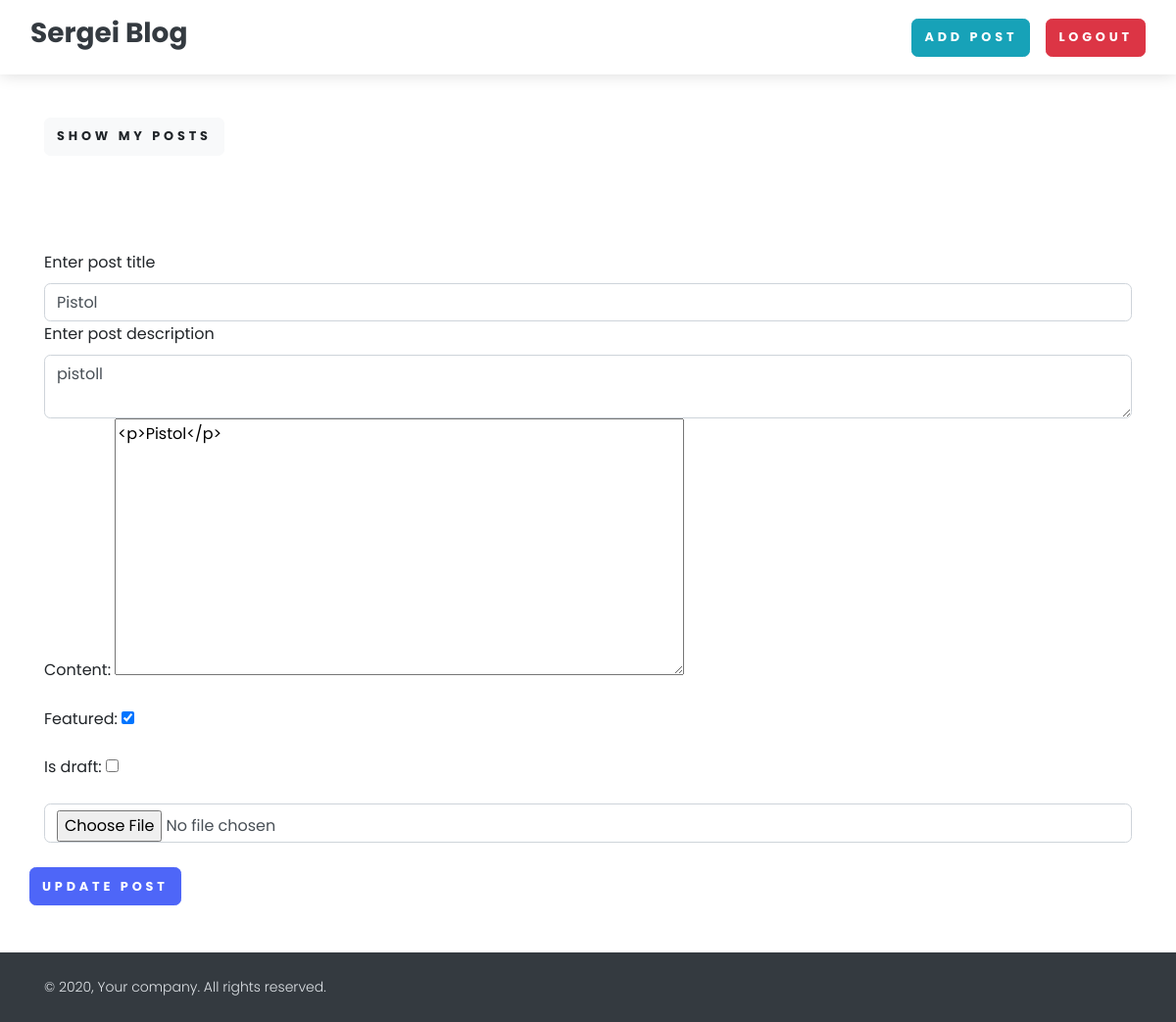
/post-update/pistol-4/ (signed in), run on the app's committed database.
### home/models.py (models this page shows, shortened)
class BlogModel(models.Model):
    user = models.ForeignKey(User, on_delete=models.CASCADE)
    title = models.CharField(max_length=255)
    description = models.CharField(max_length=500)
    content = FroalaField()
    slug = models.SlugField(max_length=255, blank=True, null=True)
    image = models.ImageField()
    featured = models.BooleanField(default=False)
    viewed = models.IntegerField(default=0)
    is_draft = models.BooleanField(default=True)
    created_at = models.DateTimeField(auto_now_add=True)
    updated_at = models.DateTimeField(auto_now=True)
    class Meta:
        ordering = ['-created_at']

### home/views.py (the view, shortened to what this page needs)
# urls.py: path('post-update/<slug:slug>/', views.PostUpdate.as_view(), name="post_update"),
class PostUpdate(LoginRequiredMixin, UpdateView):
    form_class = BlogForm
    template_name = 'home/update_post.html'
    queryset = BlogModel.objects.all()
    context_object_name = 'post'
    slug_field = 'slug'
    slug_url_kwarg = 'slug'

### home/forms.py
class BlogForm(forms.ModelForm):
    class Meta:
        model = BlogModel
        fields = ['content', 'featured', 'is_draft']

### home/templates/home/update_post.html (shortened to what this page needs)
{% extends 'home/base.html' %}
{% block start %}
<div class="container">
  <a
    class="btn btn-light mt-5"
    href="{% url 'user_posts' %}"
  >Show my posts</a>
  <form
    method="POST"
    class="mt-5 pt-5 pb-5"
    enctype="multipart/form-data"
  >
    <div class="row">
      <div class="col-md-12">
        <label for="title">Enter post title</label>
        <input
          type="text"
          class="form-control"
          placeholder="Enter title"
          value="{{ post.title }}"
          name="title"
        >
      </div>
      <div class="col-md-12">
        <label for="title">Enter post description</label>
        <textarea
          class="form-control"
          placeholder="Enter description"
          name="description"
        >{{ post.description }}</textarea>
      </div>
      <div class="col-md-12">
        {{ form.as_p}}
      </div>
      <div class="col-md-12">
        <input
          type="file"
          class="form-control"
          name="image"
          value="{{ post.image.url }}"
        >
        <br>
      </div>
      <button class="btn btn-primary">Update Post</button>
    </div>
  </form>
</div>
{% endblock %}

### data on the page
BlogModel: title "Pistol", description "pistoll", content "<p>Pistol</p>", featured "☑"
